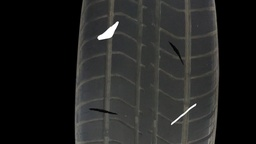
#> input picture Tire_tread_defect_detection/TireTest_20200708/code4/1/frame1013.jpg, 256 x 144 px, shrunk from 1280 x 720 before the run, found by its file name
$ python test1.py
#> lines starting #> are read from the running program, lines starting #| are printed output that depends on the picture
from cv2 import cv2
import numpy as np
import matplotlib.pyplot as plt

# Grayscale
def BGR2GRAY(img):
	# Grayscale
	gray = 0.2126 * img[..., 2] + 0.7152 * img[..., 1] + 0.0722 * img[..., 0]
	return gray

# Gabor Filter
def Gabor_filter(K_size=111, Sigma=10, Gamma=1.2, Lambda=10, Psi=0, angle=0):
	# get half size
	d = K_size // 2

	# prepare kernel
	gabor = np.zeros((K_size, K_size), dtype=np.float32)

	# each value
	for y in range(K_size):
		for x in range(K_size):
			# distance from center
			px = x - d
			py = y - d

			# degree -> radian
			theta = angle / 180. * np.pi

			# get kernel x
			_x = np.cos(theta) * px + np.sin(theta) * py

			# get kernel y
			_y = -np.sin(theta) * px + np.cos(theta) * py

			# fill kernel
			gabor[y, x] = np.exp(-(_x**2 + Gamma**2 * _y**2) / (2 * Sigma**2)) * np.cos(2*np.pi*_x/Lambda + Psi)

	# kernel normalization
	gabor /= np.sum(np.abs(gabor))

	return gabor


# 使用Gabor滤波器作用于图像上
def Gabor_filtering(gray, K_size=111, Sigma=10, Gamma=1.2, Lambda=10, Psi=0, angle=0):
    # get shape
    H, W = gray.shape

    # padding
    gray = np.pad(gray, (K_size//2, K_size//2), 'edge')

    # prepare out image
    out = np.zeros((H, W), dtype=np.float32)

    # get gabor filter
    gabor = Gabor_filter(K_size=K_size, Sigma=Sigma, Gamma=Gamma, Lambda=Lambda, Psi=0, angle=angle)

    # filtering
    for y in range(H):
        for x in range(W):
            out[y, x] = np.sum(gray[y : y + K_size, x : x + K_size] * gabor)

    out = np.clip(out, 0, 255)
    out = out.astype(np.uint8)

    return out


# 使用6个不同角度的Gabor滤波器对图像进行特征提取
def Gabor_process(img):
    # get shape
    H, W, _ = img.shape
#> H = 144; W = 256

    # gray scale
    gray = BGR2GRAY(img).astype(np.float32)

    # define angle
    #As = [0, 45, 90, 135]
    As = [0,30,60,90,120,150]

    # prepare pyplot
    plt.subplots_adjust(left=0, right=1, top=1, bottom=0, hspace=0, wspace=0.2)

    out = np.zeros([H, W], dtype=np.float32)

    # each angle
    for i, A in enumerate(As):
        # gabor filtering
        _out = Gabor_filtering(gray, K_size=11, Sigma=1.5, Gamma=1.2, Lambda=3, angle=A)

        # add gabor filtered image
        out += _out
#> this loop made 6 passes
#> pass 1, in Gabor_filtering, `gray = np.pad(gray, (K_size//2, K_size//2), 'edge')`:
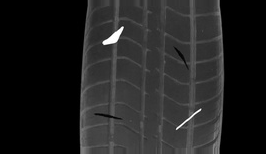
#> gray: shape (154, 266) float32; min 0, max 255, mean 34
#> pass 1, in Gabor_process, `_out = Gabor_filtering(gray, K_size=11, Sigma=1.5, Gamma=1.2, Lambda=3..`:
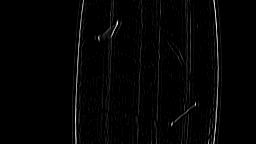
#> _out: shape (144, 256); min 0, max 26, mean 0.4; drawn with min black and max white
#> after the loop:
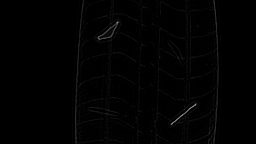
#> out: shape (144, 256) float32; min 0, max 153, mean 1.9

    # scale normalization
    out = out / out.max() * 255
    out = out.astype(np.uint8)

    return out


# Read image
img = cv2.imread("D:/Tire_Test/code4/1/frame1013.jpg").astype(np.float32)

# gabor process
out = Gabor_process(img)

cv2.imwrite("D:/Tire_Test/code4/1/frame1014.jpg", out)
cv2.imshow("result", out)
cv2.waitKey(0)
cv2.destroyAllWindows()
